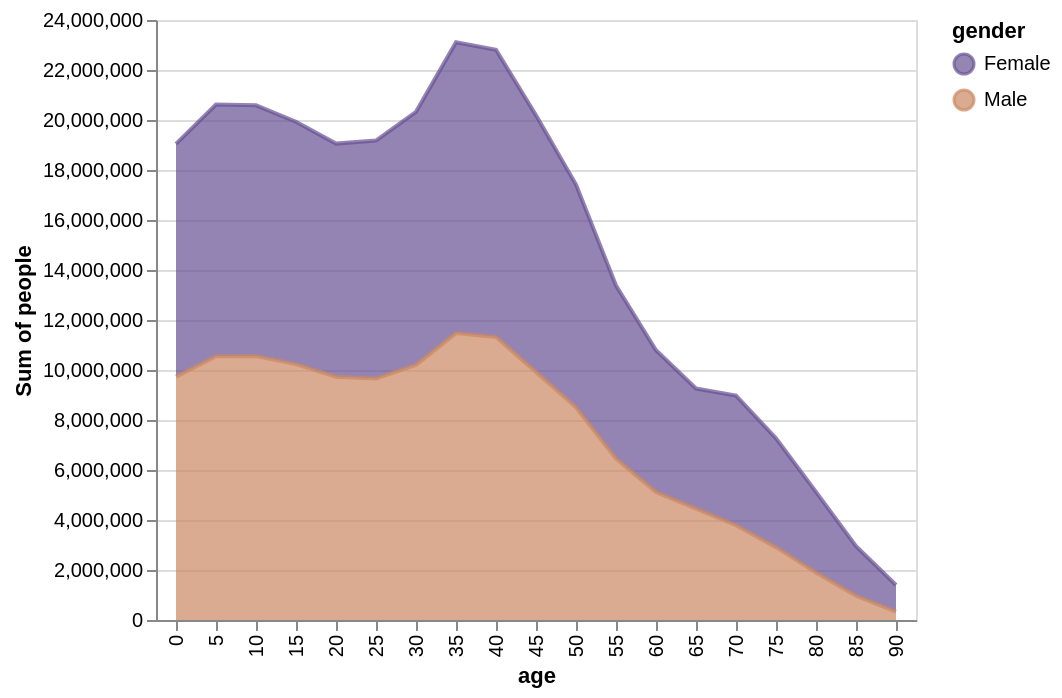

Here is the Vega-Lite specification saved for this chart:
### Vega-Lite specification from a JSON file in a GitHub repository (floating-point values rounded to 4 significant figures; data arrays with more than 128 entries replaced by an {"elided": "..."} marker saying what was removed)
{"$schema": "https://vega.github.io/schema/vega-lite/v4.json", "data": {"values": {"elided": "570 records"}}, "transform": [{"filter": "datum.year == 2000"}, {"calculate": "datum.sex == 2 ? 'Female' : 'Male'", "as": "gender"}], "mark": {"type": "area", "line": true}, "encoding": {"y": {"aggregate": "sum", "field": "people"}, "x": {"field": "age"}, "color": {"field": "gender", "scale": {"range": ["#675193", "#ca8861"]}}, "opacity": {"value": 0.7}}}
